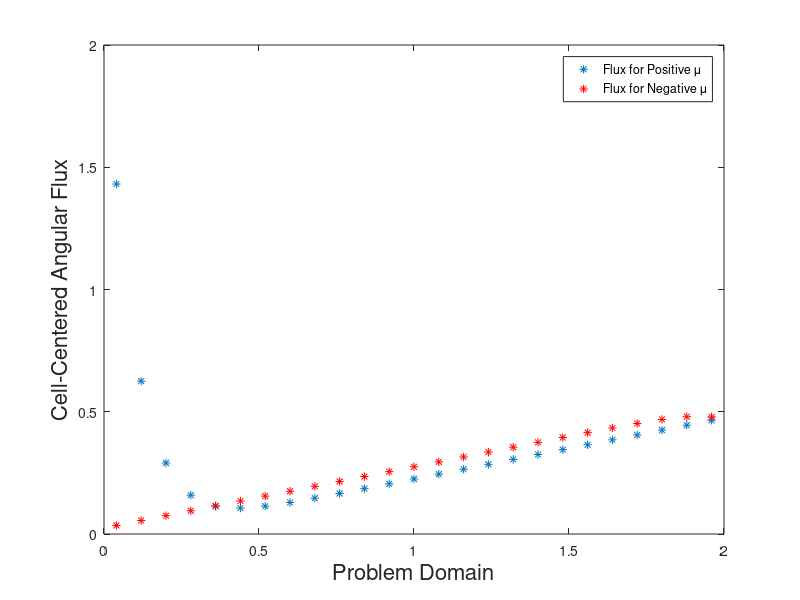

The MATLAB source for this figure:
% HW4, Question 3
clear all

fontsize = 16;

alpha = 0;
mu = 0.1;
Et = 1.0;
Es = 0.0;
h = 0.08;

mesh = 0:h:2;
elem_length = mesh(2);
coordinates = 0:(elem_length / 2):2;

q = 0.25 .* coordinates;

if (elem_length > 2 * mu / Et)
    disp('Warning: Negative flux!')
end


psi(1) = 2.0; % incoming flux boundary condition

% positive sweep
i = 1;

while i <= (length(coordinates) - 2)
% compute cell-centered value
psi(i + 1) = (q(i+1) + (2 / (1 + alpha)) * (abs(mu) * psi(i) ./ elem_length)) / (Et + (2 / (1 + alpha)) * abs(mu) / elem_length);

% compute out-going value
psi(i + 2) = (2 / (1 + alpha)) * psi(i + 1) - ((1 - alpha)/(1 + alpha)) * psi(i);

% move to next cell
i = i + 2;
end

% negative sweep - store the outgoing flux to apply periodic BC
i = length(coordinates);
psi_n(i) = psi(end);

while i > 2
    
    % compute the cell-centered flux
    psi_n(i - 1) = (q(i-1) + (2/(1 - alpha)) * (mu * psi_n(i) / elem_length)) / (Et + 2 * mu / (elem_length * (1 - alpha)));
    
    % compute the outgoing face flux
    psi_n(i - 2) = (2 / (1 - alpha)) * psi_n(i-1) - ((1+alpha)/(1-alpha)) * psi_n(i);
    
    i = i - 2;
end




% plot the cell-centered values of angular flux
plot(coordinates(2:2:end), psi(2:2:end), '*', coordinates(2:2:end), psi_n(2:2:end), 'r*')
legend('Flux for Positive \mu', 'Flux for Negative \mu')
xlabel('Problem Domain', 'FontSize', fontsize)
ylabel('Cell-Centered Angular Flux', 'FontSize', fontsize)
saveas(gcf, 'AngularFluxh08', 'jpeg')
close all
